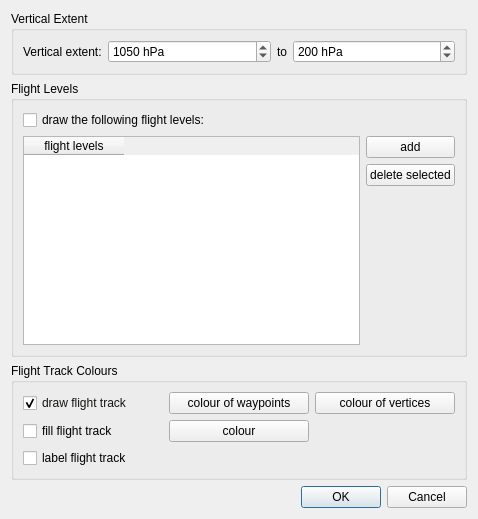
<ui version="4.0" >
 <class>SideViewOptionsDialog</class>
 <widget class="QDialog" name="SideViewOptionsDialog" >
  <property name="geometry" >
   <rect>
    <x>0</x>
    <y>0</y>
    <width>460</width>
    <height>519</height>
   </rect>
  </property>
  <property name="windowTitle" >
   <string>Side View Options</string>
  </property>
  <layout class="QVBoxLayout" name="verticalLayout_4" >
   <item>
    <widget class="QGroupBox" name="groupBox" >
     <property name="title" >
      <string>Vertical Extent</string>
     </property>
     <layout class="QHBoxLayout" name="horizontalLayout_2" >
      <item>
       <layout class="QHBoxLayout" name="horizontalLayout" >
        <item>
         <widget class="QLabel" name="label_2" >
          <property name="text" >
           <string>Vertical extent:</string>
          </property>
         </widget>
        </item>
        <item>
         <widget class="QSpinBox" name="sbPbot" >
          <property name="sizePolicy" >
           <sizepolicy vsizetype="Fixed" hsizetype="MinimumExpanding" >
            <horstretch>0</horstretch>
            <verstretch>0</verstretch>
           </sizepolicy>
          </property>
          <property name="suffix" >
           <string> hPa</string>
          </property>
          <property name="prefix" >
           <string/>
          </property>
          <property name="minimum" >
           <number>30</number>
          </property>
          <property name="maximum" >
           <number>1100</number>
          </property>
          <property name="value" >
           <number>1050</number>
          </property>
         </widget>
        </item>
        <item>
         <widget class="QLabel" name="label_3" >
          <property name="text" >
           <string>to</string>
          </property>
         </widget>
        </item>
        <item>
         <widget class="QSpinBox" name="sbPtop" >
          <property name="sizePolicy" >
           <sizepolicy vsizetype="Fixed" hsizetype="MinimumExpanding" >
            <horstretch>0</horstretch>
            <verstretch>0</verstretch>
           </sizepolicy>
          </property>
          <property name="suffix" >
           <string> hPa</string>
          </property>
          <property name="minimum" >
           <number>20</number>
          </property>
          <property name="maximum" >
           <number>1050</number>
          </property>
          <property name="value" >
           <number>200</number>
          </property>
         </widget>
        </item>
       </layout>
      </item>
     </layout>
    </widget>
   </item>
   <item>
    <widget class="QGroupBox" name="groupBox_2" >
     <property name="font" >
      <font>
       <weight>50</weight>
       <bold>false</bold>
      </font>
     </property>
     <property name="title" >
      <string>Flight Levels</string>
     </property>
     <layout class="QVBoxLayout" name="verticalLayout_2" >
      <item>
       <widget class="QCheckBox" name="cbDrawFlightLevels" >
        <property name="text" >
         <string>draw the following flight levels:</string>
        </property>
       </widget>
      </item>
      <item>
       <layout class="QHBoxLayout" name="horizontalLayout_3" >
        <item>
         <widget class="QTableWidget" name="tableWidget" >
          <property name="alternatingRowColors" >
           <bool>true</bool>
          </property>
          <column>
           <property name="text" >
            <string>flight levels</string>
           </property>
          </column>
         </widget>
        </item>
        <item>
         <layout class="QVBoxLayout" name="verticalLayout" >
          <item>
           <widget class="QPushButton" name="btAdd" >
            <property name="text" >
             <string>add</string>
            </property>
           </widget>
          </item>
          <item>
           <widget class="QPushButton" name="btDelete" >
            <property name="text" >
             <string>delete selected</string>
            </property>
           </widget>
          </item>
          <item>
           <spacer name="verticalSpacer" >
            <property name="orientation" >
             <enum>Qt::Vertical</enum>
            </property>
            <property name="sizeHint" stdset="0" >
             <size>
              <width>20</width>
              <height>40</height>
             </size>
            </property>
           </spacer>
          </item>
         </layout>
        </item>
       </layout>
      </item>
     </layout>
    </widget>
   </item>
   <item>
    <widget class="QGroupBox" name="groupBox_3" >
     <property name="title" >
      <string>Flight Track Colours</string>
     </property>
     <layout class="QVBoxLayout" name="verticalLayout_3" >
      <item>
       <layout class="QHBoxLayout" name="horizontalLayout_4" >
        <item>
         <widget class="QCheckBox" name="cbDrawFlightTrack" >
          <property name="enabled" >
           <bool>true</bool>
          </property>
          <property name="sizePolicy" >
           <sizepolicy vsizetype="Fixed" hsizetype="Minimum" >
            <horstretch>0</horstretch>
            <verstretch>0</verstretch>
           </sizepolicy>
          </property>
          <property name="minimumSize" >
           <size>
            <width>140</width>
            <height>0</height>
           </size>
          </property>
          <property name="palette" >
           <palette>
            <active>
             <colorrole role="WindowText" >
              <brush brushstyle="SolidPattern" >
               <color alpha="255" >
                <red>20</red>
                <green>19</green>
                <blue>18</blue>
               </color>
              </brush>
             </colorrole>
             <colorrole role="ButtonText" >
              <brush brushstyle="SolidPattern" >
               <color alpha="255" >
                <red>20</red>
                <green>19</green>
                <blue>18</blue>
               </color>
              </brush>
             </colorrole>
            </active>
            <inactive>
             <colorrole role="WindowText" >
              <brush brushstyle="SolidPattern" >
               <color alpha="255" >
                <red>20</red>
                <green>19</green>
                <blue>18</blue>
               </color>
              </brush>
             </colorrole>
             <colorrole role="ButtonText" >
              <brush brushstyle="SolidPattern" >
               <color alpha="255" >
                <red>20</red>
                <green>19</green>
                <blue>18</blue>
               </color>
              </brush>
             </colorrole>
            </inactive>
            <disabled>
             <colorrole role="WindowText" >
              <brush brushstyle="SolidPattern" >
               <color alpha="255" >
                <red>0</red>
                <green>0</green>
                <blue>0</blue>
               </color>
              </brush>
             </colorrole>
             <colorrole role="ButtonText" >
              <brush brushstyle="SolidPattern" >
               <color alpha="255" >
                <red>173</red>
                <green>173</green>
                <blue>173</blue>
               </color>
              </brush>
             </colorrole>
            </disabled>
           </palette>
          </property>
          <property name="text" >
           <string>draw flight track</string>
          </property>
          <property name="checked" >
           <bool>true</bool>
          </property>
         </widget>
        </item>
        <item>
         <widget class="QPushButton" name="btWaypointsColour" >
          <property name="minimumSize" >
           <size>
            <width>140</width>
            <height>0</height>
           </size>
          </property>
          <property name="text" >
           <string>colour of waypoints</string>
          </property>
         </widget>
        </item>
        <item>
         <widget class="QPushButton" name="btVerticesColour" >
          <property name="minimumSize" >
           <size>
            <width>140</width>
            <height>0</height>
           </size>
          </property>
          <property name="text" >
           <string>colour of vertices</string>
          </property>
         </widget>
        </item>
        <item>
         <spacer name="horizontalSpacer_3" >
          <property name="orientation" >
           <enum>Qt::Horizontal</enum>
          </property>
          <property name="sizeHint" stdset="0" >
           <size>
            <width>40</width>
            <height>20</height>
           </size>
          </property>
         </spacer>
        </item>
       </layout>
      </item>
      <item>
       <layout class="QHBoxLayout" name="horizontalLayout_5" >
        <item>
         <widget class="QCheckBox" name="cbFillFlightTrack" >
          <property name="sizePolicy" >
           <sizepolicy vsizetype="Fixed" hsizetype="Minimum" >
            <horstretch>0</horstretch>
            <verstretch>0</verstretch>
           </sizepolicy>
          </property>
          <property name="minimumSize" >
           <size>
            <width>140</width>
            <height>0</height>
           </size>
          </property>
          <property name="text" >
           <string>fill flight track</string>
          </property>
         </widget>
        </item>
        <item>
         <widget class="QPushButton" name="btFillColour" >
          <property name="minimumSize" >
           <size>
            <width>140</width>
            <height>0</height>
           </size>
          </property>
          <property name="text" >
           <string>colour</string>
          </property>
         </widget>
        </item>
        <item>
         <spacer name="horizontalSpacer_2" >
          <property name="orientation" >
           <enum>Qt::Horizontal</enum>
          </property>
          <property name="sizeType" >
           <enum>QSizePolicy::MinimumExpanding</enum>
          </property>
          <property name="sizeHint" stdset="0" >
           <size>
            <width>40</width>
            <height>20</height>
           </size>
          </property>
         </spacer>
        </item>
       </layout>
      </item>
      <item>
       <layout class="QHBoxLayout" name="horizontalLayout_6" >
        <item>
         <widget class="QCheckBox" name="cbLabelFlightTrack" >
          <property name="text" >
           <string>label flight track</string>
          </property>
         </widget>
        </item>
       </layout>
      </item>
     </layout>
    </widget>
   </item>
   <item>
    <widget class="QDialogButtonBox" name="buttonBox" >
     <property name="orientation" >
      <enum>Qt::Horizontal</enum>
     </property>
     <property name="standardButtons" >
      <set>QDialogButtonBox::Cancel|QDialogButtonBox::Ok</set>
     </property>
    </widget>
   </item>
  </layout>
 </widget>
 <resources/>
 <connections>
  <connection>
   <sender>buttonBox</sender>
   <signal>accepted()</signal>
   <receiver>SideViewOptionsDialog</receiver>
   <slot>accept()</slot>
   <hints>
    <hint type="sourcelabel" >
     <x>248</x>
     <y>254</y>
    </hint>
    <hint type="destinationlabel" >
     <x>157</x>
     <y>274</y>
    </hint>
   </hints>
  </connection>
  <connection>
   <sender>buttonBox</sender>
   <signal>rejected()</signal>
   <receiver>SideViewOptionsDialog</receiver>
   <slot>reject()</slot>
   <hints>
    <hint type="sourcelabel" >
     <x>316</x>
     <y>260</y>
    </hint>
    <hint type="destinationlabel" >
     <x>286</x>
     <y>274</y>
    </hint>
   </hints>
  </connection>
 </connections>
</ui>
